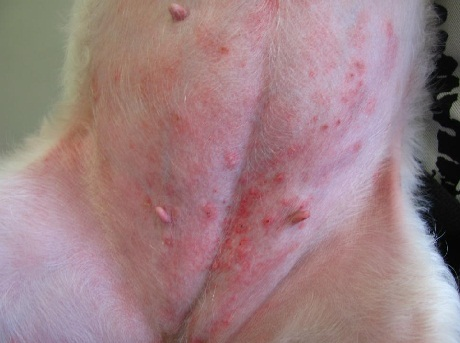
#> input picture OpenCv Part/img/3.jpg, 460 x 343 px
$ jupyter execute 'red dot.ipynb'
#> lines starting #> are read from the running program, lines starting #| are printed output that depends on the picture; after the words box and inside, x2 and y2 are one past the last pixel; in counts of white or black regions, pixels touching at a corner belong together
[cell 1]
import numpy as np
import cv2

image = cv2.imread("img/3.jpg")
#> image is the input picture: shape (343, 460, 3); mean B, G, R 131.5, 127.9, 157.5
original = image.copy()
image = cv2.cvtColor(image, cv2.COLOR_BGR2HSV)
#> image: shape (343, 460, 3); mean H, S, V 97.1, 58.6, 159.5
lower = np.array([0,50,50], dtype="uint8")
upper = np.array([10,255,255], dtype="uint8")
mask = cv2.inRange(image, lower, upper)
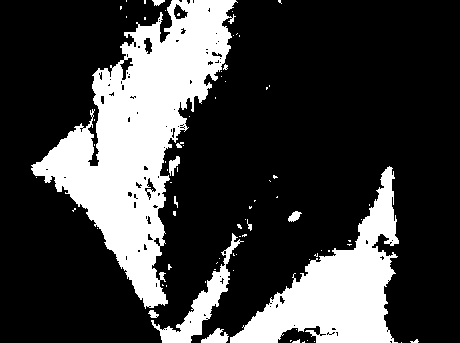
#> mask: shape (343, 460); 24.7% white; 77 white regions (65 under 20 px)

cnts = cv2.findContours(mask, cv2.RETR_EXTERNAL, cv2.CHAIN_APPROX_SIMPLE)
#> cnts = 76 contours, 68 with area under 20; largest, box (x1, y1, x2, y2) and area: (31, 0, 238, 309) 24520, (230, 166, 399, 343) 11224, (151, 233, 244, 343) 1788, (201, 328, 229, 343) 198, (169, 156, 180, 176) 92, (288, 211, 302, 222) 74, (148, 310, 159, 318) 41, (152, 0, 165, 6) 35
cnts = cnts[0] if len(cnts) == 2 else cnts[1]
s1 = 3
s2 = 20
yellow = []
for c in cnts:
#     x,y,w,h = cv2.boundingRect(c)
#     cv2.rectangle(original, (x, y), (x + w, y + h), (36,255,12), 2)
    if s1<cv2.contourArea(c) <s2:
        cv2.drawContours(original, [c], -1, (220, 20, 60), 2)
        yellow.append(c)
#> this loop made 76 passes
#> c on passes 1, 2, 3, 4, 5, 8, 11, 12, 13, 14, 15, 17: [[401, 342]], [[314, 341]], [[304, 341], [303, 342], [302, 342], [304, 342]], [[307, 340]], [[290, 340], [290, 341], [291, 340]], [[296, 329]], [[166, 285], [166, 286]], [[162, 284], [162, 285], [163, 285]], [[205, 281], [205, 282]], [[233, 270]], [[214, 269], [215, 269]], [[217, 262], [216, 263]]
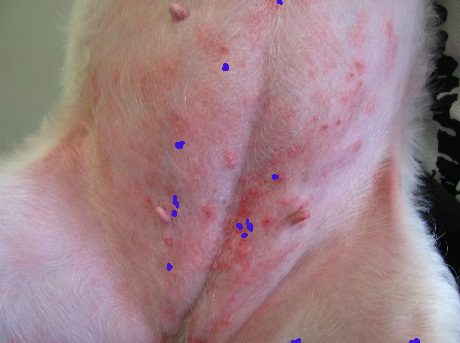
#> original: shape (343, 460, 3); 0.31% of pixels changed, all inside (x1, y1, x2, y2) = (167, 0, 420, 343)
#> after the loop, yellow = 12 contours, all with area under 20

print(len(yellow))
#| 12
cv2.imshow('mask', mask)
cv2.imshow('original', original)
cv2.waitKey()
#> Out = 27

$ run again, with OpenCv Part/img/2.jpg copied over OpenCv Part/img/3.jpg
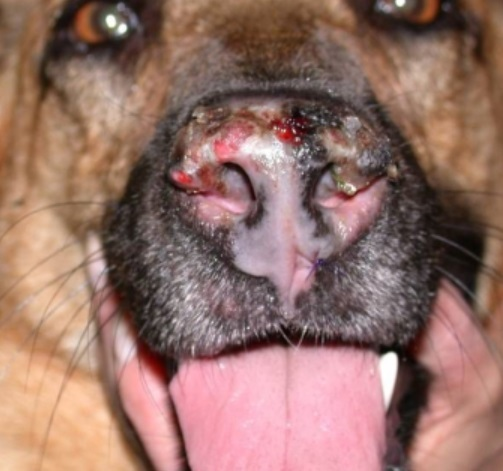
#> input picture OpenCv Part/img/2.jpg, 503 x 471 px
#> image is the input picture: shape (471, 503, 3); mean B, G, R 103.9, 113, 149
#> image: shape (471, 503, 3); mean H, S, V 59.2, 84.3, 149
#> `mask = cv2.inRange(image, lower, upper)`:
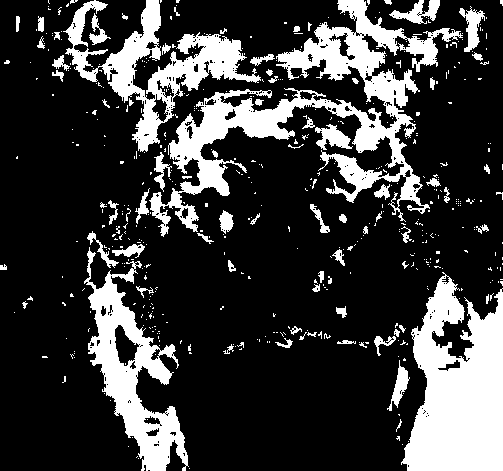
#> mask: shape (471, 503); 22.9% white; 502 white regions (424 under 20 px)
#> cnts = 492 contours, 438 with area under 20; largest, box (x1, y1, x2, y2) and area: (149, 0, 463, 237) 16028, (401, 272, 503, 471) 13440, (84, 247, 189, 471) 8319, (63, 0, 261, 152) 7794, (389, 0, 440, 24) 475
#> the loop `for c in cnts:` made 492 passes
#> c on passes 1 to 3: [[189, 468]], [[138, 458]], [[137, 456], [136, 457]]
#> after the loop `for c in cnts:`:
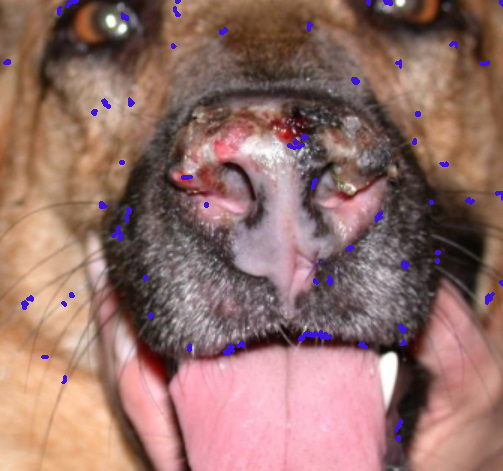
#> original: shape (471, 503, 3); 1.18% of pixels changed, all inside (x1, y1, x2, y2) = (3, 0, 503, 442)
#> after the loop `for c in cnts:`: yellow = 68 contours, all with area under 20
#| 68
#> Out = 27

$ run again, with OpenCv Part/img/3.1.jpg copied over OpenCv Part/img/3.jpg
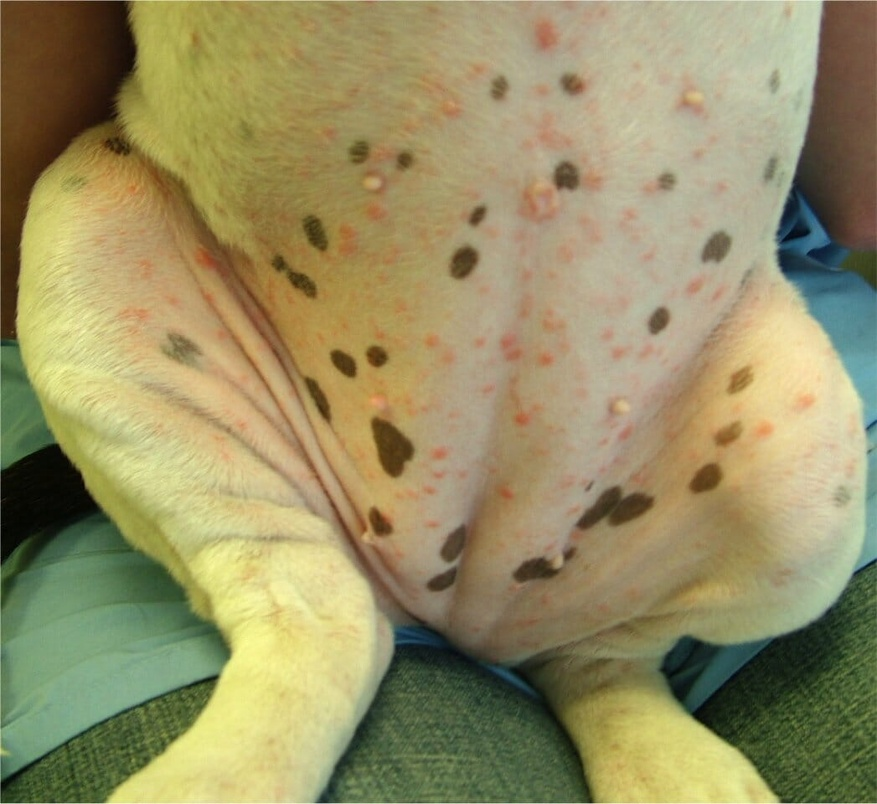
#> input picture OpenCv Part/img/3.1.jpg, 877 x 804 px, shrunk from 1047 x 960 before the run
#> image is the input picture: shape (804, 877, 3); mean B, G, R 100, 143.5, 151.4
#> image: shape (804, 877, 3); mean H, S, V 29.7, 99.6, 157
#> `mask = cv2.inRange(image, lower, upper)`:
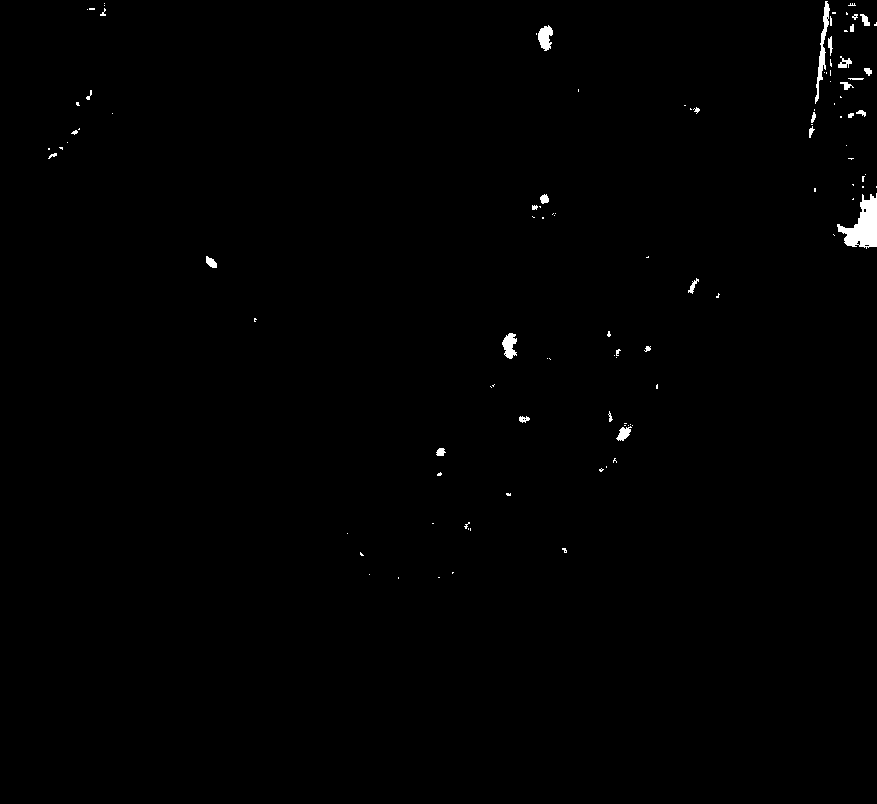
#> mask: shape (804, 877); 0.52% white; 109 white regions (78 under 20 px)
#> cnts = 109 contours, 91 with area under 20; largest, box (x1, y1, x2, y2) and area: (837, 193, 877, 249) 1086, (815, 1, 830, 104) 322, (538, 25, 553, 51) 228, (502, 333, 517, 359) 220, (616, 426, 632, 441) 108
#> the loop `for c in cnts:` made 109 passes
#> c on passes 1, 2, 3, 4, 5, 7, 8, 9: [[438, 577], [439, 577]], [[398, 577], [398, 578]], [[369, 574]], [[452, 572], [452, 573], [453, 572]], [[360, 552], [360, 554], [361, 555], [363, 555]], [[347, 533]], [[470, 528], [470, 530]], [[468, 528], [468, 529]]
#> after the loop `for c in cnts:`:
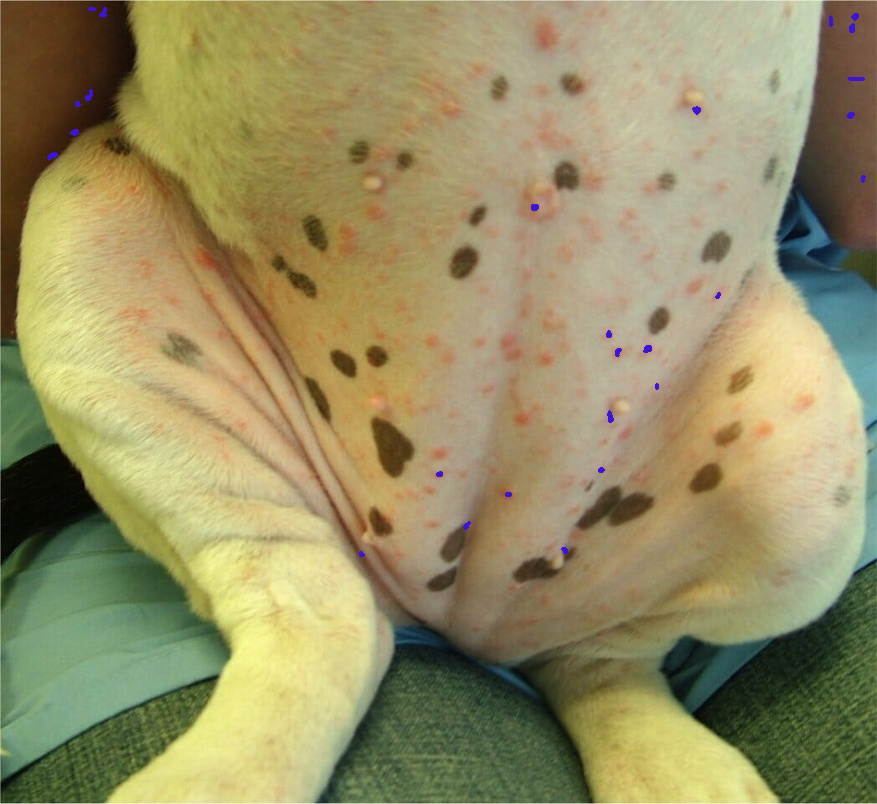
#> original: shape (804, 877, 3); 0.16% of pixels changed, all inside (x1, y1, x2, y2) = (47, 7, 866, 557)
#> after the loop `for c in cnts:`: yellow = 26 contours, all with area under 20
#| 26
#> Out = 27
